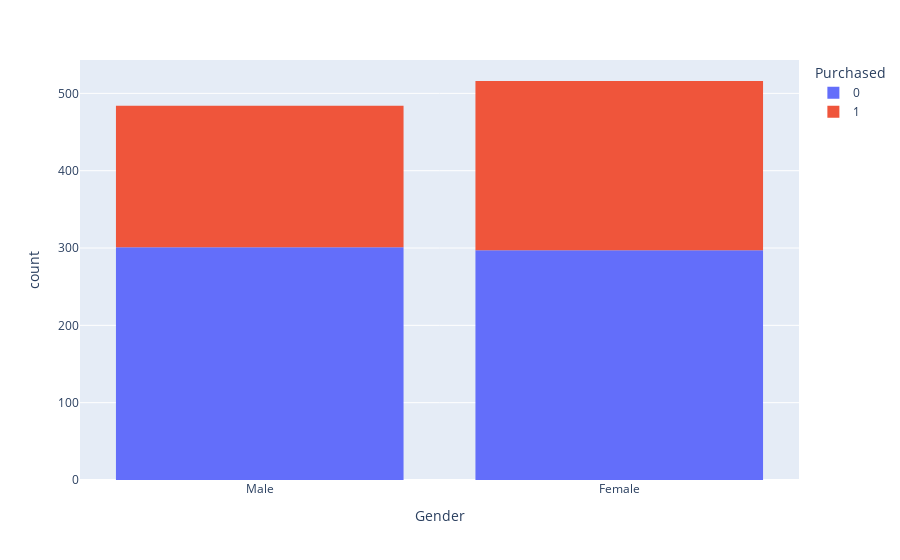
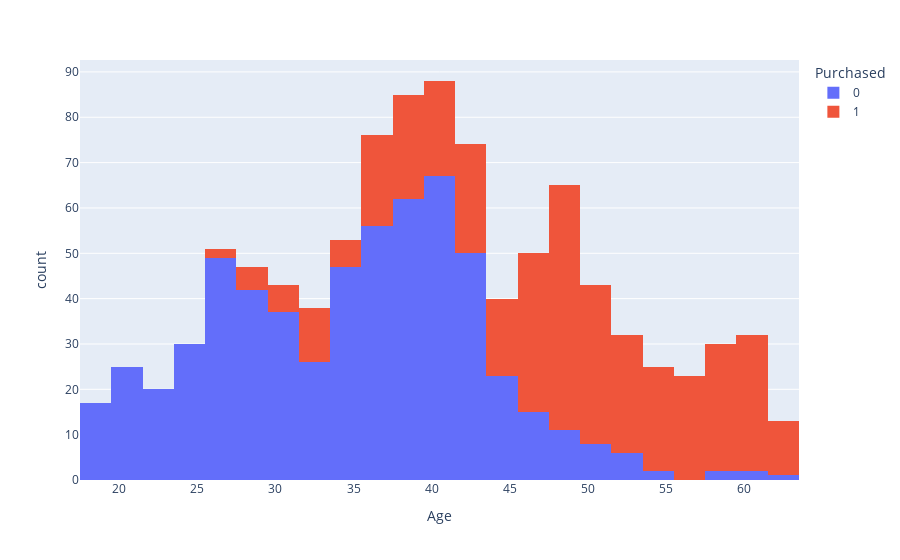
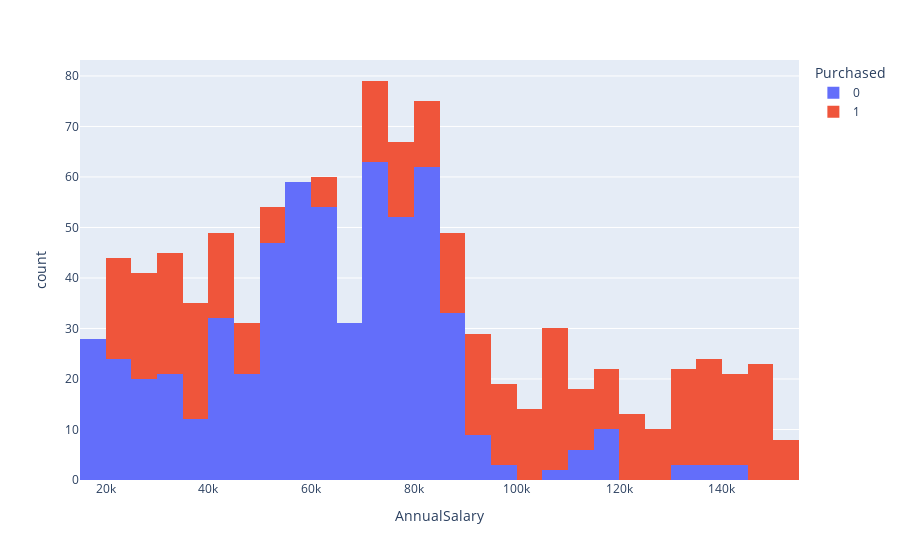

The notebook cell saved with these charts, in order:
### Code cell
fig = px.histogram(dataset, x='Gender', color='Purchased')
fig.show()
fig = px.histogram(dataset, x='Age', color='Purchased')
fig.show()
fig = px.histogram(dataset, x='AnnualSalary', color='Purchased')
fig.show()

### Figure 1 — Plotly figure (JSON) as saved in the notebook; plotly's stock layout.template omitted (floating-point values rounded to 4 significant figures; data arrays with more than 128 entries replaced by an {"elided": "..."} marker saying what was removed)
{"data": [{"alignmentgroup": "True", "bingroup": "x", "hovertemplate": "Purchased=0<br>Gender=%{x}<br>count=%{y}<extra></extra>", "legendgroup": "0", "marker": {"color": "#636efa", "pattern": {"shape": ""}}, "name": "0", "offsetgroup": "0", "orientation": "v", "showlegend": true, "type": "histogram", "x": {"elided": "598 str values"}, "xaxis": "x", "yaxis": "y"}, {"alignmentgroup": "True", "bingroup": "x", "hovertemplate": "Purchased=1<br>Gender=%{x}<br>count=%{y}<extra></extra>", "legendgroup": "1", "marker": {"color": "#EF553B", "pattern": {"shape": ""}}, "name": "1", "offsetgroup": "1", "orientation": "v", "showlegend": true, "type": "histogram", "x": {"elided": "402 str values"}, "xaxis": "x", "yaxis": "y"}], "layout": {"barmode": "relative", "legend": {"title": {"text": "Purchased"}, "tracegroupgap": 0}, "margin": {"t": 60}, "xaxis": {"anchor": "y", "domain": [0, 1], "title": {"text": "Gender"}}, "yaxis": {"anchor": "x", "domain": [0, 1], "title": {"text": "count"}}}}

### Figure 2 — Plotly figure (JSON) as saved in the notebook; plotly's stock layout.template omitted (floating-point values rounded to 4 significant figures; data arrays with more than 128 entries replaced by an {"elided": "..."} marker saying what was removed)
{"data": [{"alignmentgroup": "True", "bingroup": "x", "hovertemplate": "Purchased=0<br>Age=%{x}<br>count=%{y}<extra></extra>", "legendgroup": "0", "marker": {"color": "#636efa", "pattern": {"shape": ""}}, "name": "0", "offsetgroup": "0", "orientation": "v", "showlegend": true, "type": "histogram", "x": {"elided": "598 int values"}, "xaxis": "x", "yaxis": "y"}, {"alignmentgroup": "True", "bingroup": "x", "hovertemplate": "Purchased=1<br>Age=%{x}<br>count=%{y}<extra></extra>", "legendgroup": "1", "marker": {"color": "#EF553B", "pattern": {"shape": ""}}, "name": "1", "offsetgroup": "1", "orientation": "v", "showlegend": true, "type": "histogram", "x": {"elided": "402 int values"}, "xaxis": "x", "yaxis": "y"}], "layout": {"barmode": "relative", "legend": {"title": {"text": "Purchased"}, "tracegroupgap": 0}, "margin": {"t": 60}, "xaxis": {"anchor": "y", "domain": [0, 1], "title": {"text": "Age"}}, "yaxis": {"anchor": "x", "domain": [0, 1], "title": {"text": "count"}}}}

### Figure 3 — Plotly figure (JSON) as saved in the notebook; plotly's stock layout.template omitted (floating-point values rounded to 4 significant figures; data arrays with more than 128 entries replaced by an {"elided": "..."} marker saying what was removed)
{"data": [{"alignmentgroup": "True", "bingroup": "x", "hovertemplate": "Purchased=0<br>AnnualSalary=%{x}<br>count=%{y}<extra></extra>", "legendgroup": "0", "marker": {"color": "#636efa", "pattern": {"shape": ""}}, "name": "0", "offsetgroup": "0", "orientation": "v", "showlegend": true, "type": "histogram", "x": {"elided": "598 int values"}, "xaxis": "x", "yaxis": "y"}, {"alignmentgroup": "True", "bingroup": "x", "hovertemplate": "Purchased=1<br>AnnualSalary=%{x}<br>count=%{y}<extra></extra>", "legendgroup": "1", "marker": {"color": "#EF553B", "pattern": {"shape": ""}}, "name": "1", "offsetgroup": "1", "orientation": "v", "showlegend": true, "type": "histogram", "x": {"elided": "402 int values"}, "xaxis": "x", "yaxis": "y"}], "layout": {"barmode": "relative", "legend": {"title": {"text": "Purchased"}, "tracegroupgap": 0}, "margin": {"t": 60}, "xaxis": {"anchor": "y", "domain": [0, 1], "title": {"text": "AnnualSalary"}}, "yaxis": {"anchor": "x", "domain": [0, 1], "title": {"text": "count"}}}}
